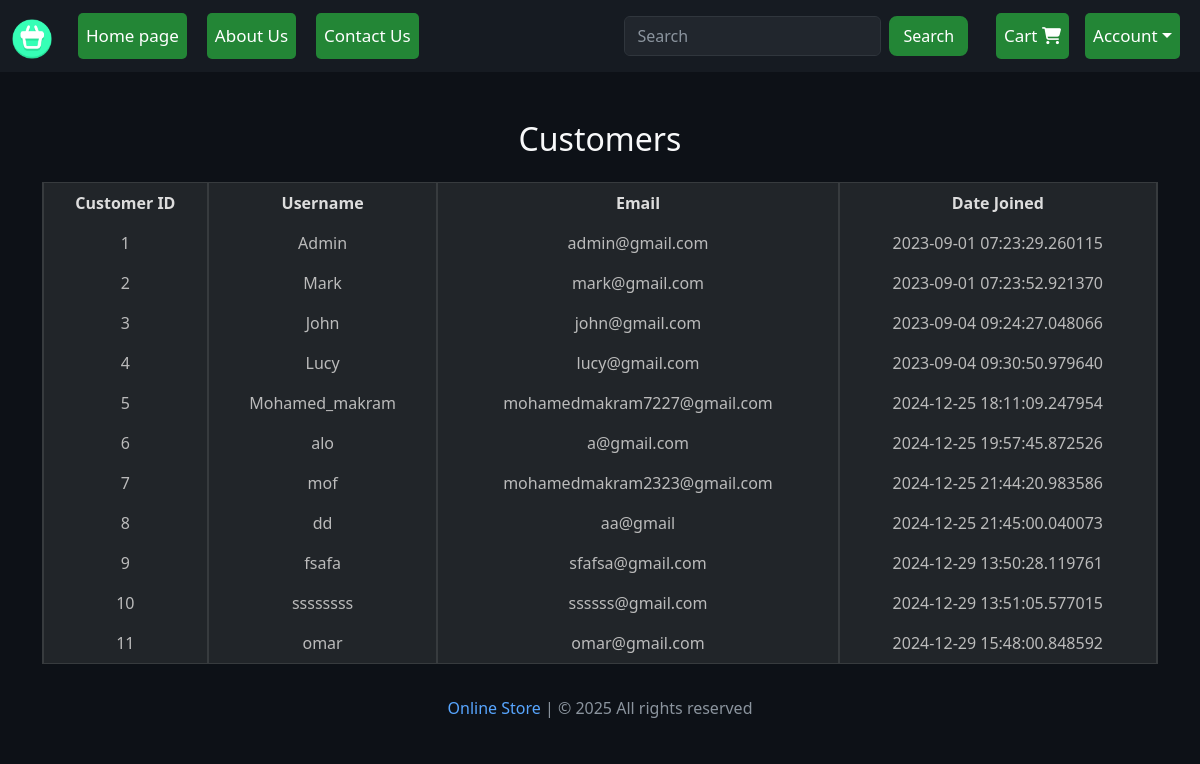
The page /customers (signed in) on the database as committed earlier.
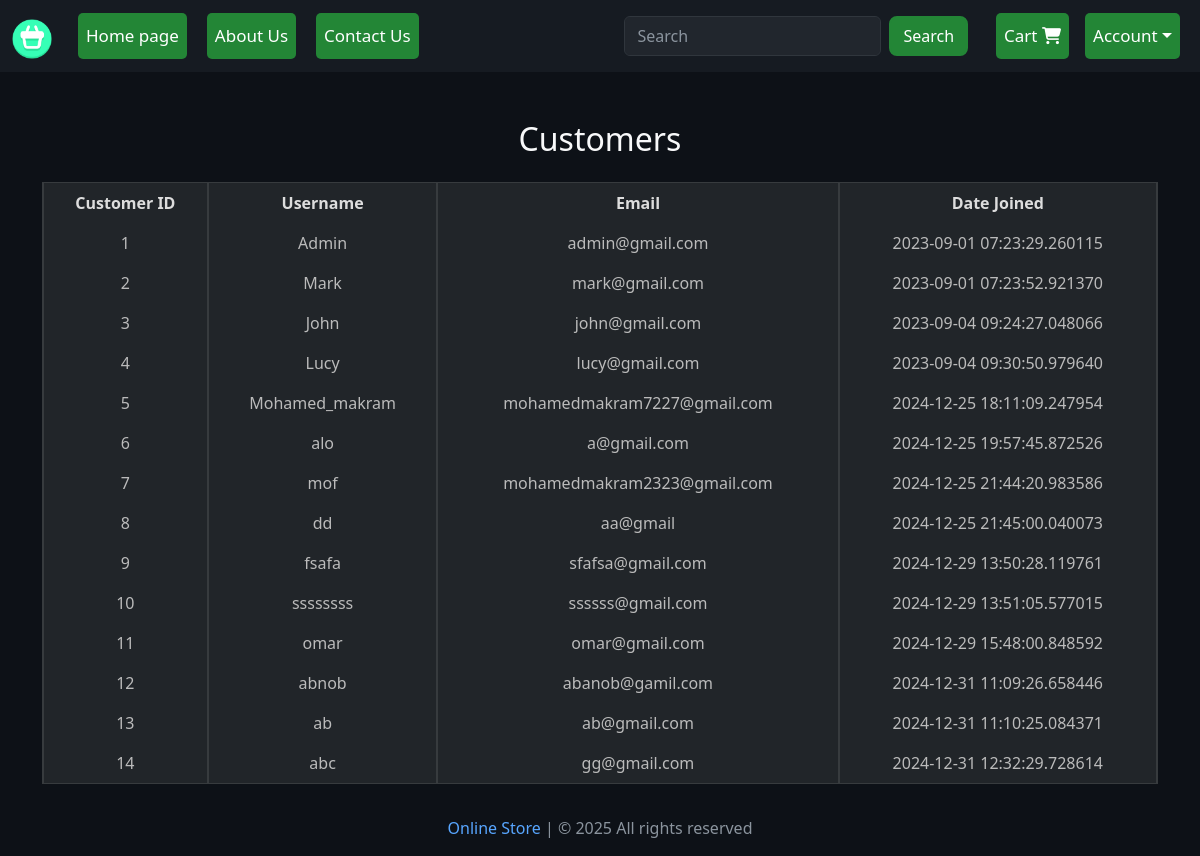
The same page on the database as committed later.
### website/models.py (models this page shows, shortened)
class Customer(db.Model, UserMixin):
    id = db.Column(db.Integer, primary_key=True)
    email = db.Column(db.String(100), unique=True)
    username = db.Column(db.String(100))
    password_hash = db.Column(db.String(150))
    date_joined = db.Column(db.DateTime(), default=datetime.utcnow)
    cart_items = db.relationship('Cart', backref=db.backref('customer', lazy=True))
    orders = db.relationship('Order', backref=db.backref('customer', lazy=True))
    @property
    def password(self):
        raise AttributeError('Password is not a readable Attribute')

### website/admin.py (the view)
@admin.route('/customers')
@login_required
def display_customers():
    if current_user.id == 1:
        customers = Customer.query.all()
        return render_template('customers.html', customers=customers)
    return render_template('404.html')

### website/__init__.py (called while the page is built)
def create_app():
    app = Flask(__name__)
    app.config['SECRET_KEY'] = 'hbnwdvbn ajnbsjn ahe'
    app.config['SQLALCHEMY_DATABASE_URI'] = f'sqlite:///{DB_NAME}'
    db.init_app(app)
    @app.errorhandler(404)
    def page_not_found(error):
        return render_template('404.html')
    login_manager = LoginManager()
    login_manager.init_app(app)
    login_manager.login_view = 'auth.login'
    @login_manager.user_loader
    def load_user(id):
        return Customer.query.get(int(id))
    from .views import views
    from .auth import auth
    from .admin import admin
    from .models import Customer, Cart, Product, Order
    app.register_blueprint(views, url_prefix='/') # localhost:5000/about-us
    app.register_blueprint(auth, url_prefix='/') # localhost:5000/auth/change-password
    app.register_blueprint(admin, url_prefix='/')
    return app

### website/templates/customers.html (shortened to what this page needs)
{% extends 'base.html' %}
{% block body %}
<div class="container mt-5">
    <h1 class="text-center text-light mb-4">Customers</h1>
    <table class="table table-dark table-hover table-bordered">
        <thead class="thead-light">
            <tr>
                <th scope="col">Customer ID</th>
                <th scope="col">Username</th>
                <th scope="col">Email</th>
                <th scope="col">Date Joined</th>
            </tr>
        </thead>
        <tbody>
            {% for customer in customers %}
            <tr>
                <td>{{ customer.id }}</td>
                <td>{{ customer.username }}</td>
                <td>{{ customer.email }}</td>
                <td>{{ customer.date_joined }}</td>
            </tr>
            {% endfor %}
        </tbody>
    </table>
</div>
{% endblock %}

Rows that differ between the two databases and show on the page:
added Customer: id "12", username "abnob", email "abanob@gamil.com", date_joined "2024-12-31 11:09:26.658446"
added Customer: id "13", username "ab", email "ab@gmail.com", date_joined "2024-12-31 11:10:25.084371"
added Customer: id "14", username "abc", email "gg@gmail.com", date_joined "2024-12-31 12:32:29.728614"
